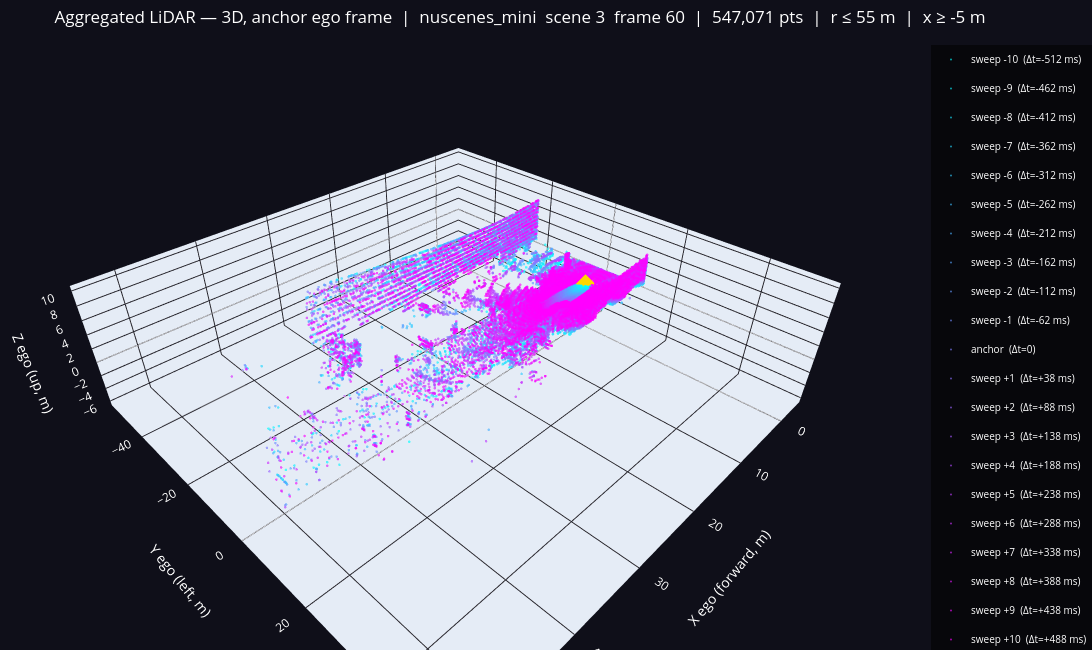

Source (notebook cell):
### Markdown cell above
## 5. Interactive 3D Plot (Plotly)

Same data as the BEV, but with the Z dimension (height) included.
Points are coloured by sweep index (past → future) and can be toggled in the legend.

### Code cell
# RGB strings for plotly, same palette as the BEV
def _rgba_to_rgb_str(c):
    r, g, b = int(c[0]*255), int(c[1]*255), int(c[2]*255)
    return f'rgb({r},{g},{b})'

SWEEP_COLORS_PL = [_rgba_to_rgb_str(SWEEP_COLORS[i]) for i in range(len(sweep_data))]

MAX_PTS_3D  = 60_000
_per_sw_3d  = max(1, MAX_PTS_3D // len(sweep_data))
RADIUS_3D   = 55.0   # metres — horizontal (XY) radius around ego
X_MIN_3D    = -5.0   # metres — drop points more than 5 m behind ego (X ego = forward)

traces = []

for i, s in enumerate(sweep_data):
    pts  = s['pts_ego_anc']
    r_xy = np.sqrt(pts[:, 0]**2 + pts[:, 1]**2)
    pts  = pts[(r_xy <= RADIUS_3D) & (pts[:, 0] >= X_MIN_3D)]

    color = SWEEP_COLORS_PL[i]
    step  = max(1, len(pts) // _per_sw_3d)
    pts_s = pts[::step]

    label = ('anchor  (Δt=0)' if s['rel_idx'] == 0
             else f'sweep {s["rel_idx"]:+d}  (Δt={s["dt_ms"]:+.0f} ms)')

    traces.append(go.Scatter3d(
        x=pts_s[:, 0], y=pts_s[:, 1], z=pts_s[:, 2],
        mode='markers',
        marker=dict(size=1.5, color=color, opacity=0.65),
        name=label,
        legendgroup=label,
    ))

# Ego marker
traces.append(go.Scatter3d(
    x=[0], y=[0], z=[0], mode='markers',
    marker=dict(size=7, color='gold', symbol='diamond'),
    name='ego',
))

fig3d = go.Figure(data=traces)
fig3d.update_layout(
    title=(f'Aggregated LiDAR — 3D, anchor ego frame  |  {DATASET}  '
           f'scene {SCENE_IDX}  frame {FRAME_IDX}  |  {total_pts:,} pts  '
           f'|  r ≤ {RADIUS_3D:.0f} m  |  x ≥ {X_MIN_3D:.0f} m'),
    scene=dict(
        xaxis_title='X ego (forward, m)',
        yaxis_title='Y ego (left, m)',
        zaxis_title='Z ego (up, m)',
        aspectmode='data',
        bgcolor='rgb(15,15,25)',
        xaxis=dict(gridcolor='rgba(255,255,255,0.08)', color='white',
                   range=[X_MIN_3D, RADIUS_3D]),
        yaxis=dict(gridcolor='rgba(255,255,255,0.08)', color='white',
                   range=[-RADIUS_3D, RADIUS_3D]),
        zaxis=dict(gridcolor='rgba(255,255,255,0.08)', color='white'),
    ),
    paper_bgcolor='rgb(15,15,25)',
    font=dict(color='white'),
    legend=dict(bgcolor='rgba(0,0,0,0.55)', font=dict(size=10)),
    width=1100, height=650, margin=dict(l=0, r=0, t=45, b=0),
)
fig3d.show()

### Figure 1 — Plotly figure (JSON) as saved in the notebook; plotly's stock layout.template omitted (floating-point values rounded to 4 significant figures; data arrays with more than 128 entries replaced by an {"elided": "..."} marker saying what was removed)
{"data": [{"legendgroup": "sweep -10  (Δt=-512 ms)", "marker": {"color": "rgb(0,255,255)", "opacity": 0.65, "size": 1.5}, "mode": "markers", "name": "sweep -10  (Δt=-512 ms)", "type": "scatter3d", "x": {"elided": "3047 float values"}, "y": {"elided": "3047 float values"}, "z": {"elided": "3047 float values"}}, {"legendgroup": "sweep -9  (Δt=-462 ms)", "marker": {"color": "rgb(12,242,255)", "opacity": 0.65, "size": 1.5}, "mode": "markers", "name": "sweep -9  (Δt=-462 ms)", "type": "scatter3d", "x": {"elided": "3181 float values"}, "y": {"elided": "3181 float values"}, "z": {"elided": "3181 float values"}}, {"legendgroup": "sweep -8  (Δt=-412 ms)", "marker": {"color": "rgb(25,229,255)", "opacity": 0.65, "size": 1.5}, "mode": "markers", "name": "sweep -8  (Δt=-412 ms)", "type": "scatter3d", "x": {"elided": "3283 float values"}, "y": {"elided": "3283 float values"}, "z": {"elided": "3283 float values"}}, {"legendgroup": "sweep -7  (Δt=-362 ms)", "marker": {"color": "rgb(38,216,255)", "opacity": 0.65, "size": 1.5}, "mode": "markers", "name": "sweep -7  (Δt=-362 ms)", "type": "scatter3d", "x": {"elided": "3369 float values"}, "y": {"elided": "3369 float values"}, "z": {"elided": "3369 float values"}}, {"legendgroup": "sweep -6  (Δt=-312 ms)", "marker": {"color": "rgb(51,204,255)", "opacity": 0.65, "size": 1.5}, "mode": "markers", "name": "sweep -6  (Δt=-312 ms)", "type": "scatter3d", "x": {"elided": "2903 float values"}, "y": {"elided": "2903 float values"}, "z": {"elided": "2903 float values"}}, {"legendgroup": "sweep -5  (Δt=-262 ms)", "marker": {"color": "rgb(63,191,255)", "opacity": 0.65, "size": 1.5}, "mode": "markers", "name": "sweep -5  (Δt=-262 ms)", "type": "scatter3d", "x": {"elided": "2966 float values"}, "y": {"elided": "2966 float values"}, "z": {"elided": "2966 float values"}}, {"legendgroup": "sweep -4  (Δt=-212 ms)", "marker": {"color": "rgb(76,178,255)", "opacity": 0.65, "size": 1.5}, "mode": "markers", "name": "sweep -4  (Δt=-212 ms)", "type": "scatter3d", "x": {"elided": "3035 float values"}, "y": {"elided": "3035 float values"}, "z": {"elided": "3035 float values"}}, {"legendgroup": "sweep -3  (Δt=-162 ms)", "marker": {"color": "rgb(89,165,255)", "opacity": 0.65, "size": 1.5}, "mode": "markers", "name": "sweep -3  (Δt=-162 ms)", "type": "scatter3d", "x": {"elided": "3108 float values"}, "y": {"elided": "3108 float values"}, "z": {"elided": "3108 float values"}}, {"legendgroup": "sweep -2  (Δt=-112 ms)", "marker": {"color": "rgb(102,153,255)", "opacity": 0.65, "size": 1.5}, "mode": "markers", "name": "sweep -2  (Δt=-112 ms)", "type": "scatter3d", "x": {"elided": "3174 float values"}, "y": {"elided": "3174 float values"}, "z": {"elided": "3174 float values"}}, {"legendgroup": "sweep -1  (Δt=-62 ms)", "marker": {"color": "rgb(114,140,255)", "opacity": 0.65, "size": 1.5}, "mode": "markers", "name": "sweep -1  (Δt=-62 ms)", "type": "scatter3d", "x": {"elided": "3233 float values"}, "y": {"elided": "3233 float values"}, "z": {"elided": "3233 float values"}}, {"legendgroup": "anchor  (Δt=0)", "marker": {"color": "rgb(127,127,255)", "opacity": 0.65, "size": 1.5}, "mode": "markers", "name": "anchor  (Δt=0)", "type": "scatter3d", "x": {"elided": "3307 float values"}, "y": {"elided": "3307 float values"}, "z": {"elided": "3307 float values"}}, {"legendgroup": "sweep +1  (Δt=+38 ms)", "marker": {"color": "rgb(140,114,255)", "opacity": 0.65, "size": 1.5}, "mode": "markers", "name": "sweep +1  (Δt=+38 ms)", "type": "scatter3d", "x": {"elided": "2894 float values"}, "y": {"elided": "2894 float values"}, "z": {"elided": "2894 float values"}}, {"legendgroup": "sweep +2  (Δt=+88 ms)", "marker": {"color": "rgb(153,101,255)", "opacity": 0.65, "size": 1.5}, "mode": "markers", "name": "sweep +2  (Δt=+88 ms)", "type": "scatter3d", "x": {"elided": "2936 float values"}, "y": {"elided": "2936 float values"}, "z": {"elided": "2936 float values"}}, {"legendgroup": "sweep +3  (Δt=+138 ms)", "marker": {"color": "rgb(165,89,255)", "opacity": 0.65, "size": 1.5}, "mode": "markers", "name": "sweep +3  (Δt=+138 ms)", "type": "scatter3d", "x": {"elided": "2995 float values"}, "y": {"elided": "2995 float values"}, "z": {"elided": "2995 float values"}}, {"legendgroup": "sweep +4  (Δt=+188 ms)", "marker": {"color": "rgb(178,76,255)", "opacity": 0.65, "size": 1.5}, "mode": "markers", "name": "sweep +4  (Δt=+188 ms)", "type": "scatter3d", "x": {"elided": "3033 float values"}, "y": {"elided": "3033 float values"}, "z": {"elided": "3033 float values"}}, {"legendgroup": "sweep +5  (Δt=+238 ms)", "marker": {"color": "rgb(191,63,255)", "opacity": 0.65, "size": 1.5}, "mode": "markers", "name": "sweep +5  (Δt=+238 ms)", "type": "scatter3d", "x": {"elided": "3076 float values"}, "y": {"elided": "3076 float values"}, "z": {"elided": "3076 float values"}}, {"legendgroup": "sweep +6  (Δt=+288 ms)", "marker": {"color": "rgb(204,50,255)", "opacity": 0.65, "size": 1.5}, "mode": "markers", "name": "sweep +6  (Δt=+288 ms)", "type": "scatter3d", "x": {"elided": "3101 float values"}, "y": {"elided": "3101 float values"}, "z": {"elided": "3101 float values"}}, {"legendgroup": "sweep +7  (Δt=+338 ms)", "marker": {"color": "rgb(216,38,255)", "opacity": 0.65, "size": 1.5}, "mode": "markers", "name": "sweep +7  (Δt=+338 ms)", "type": "scatter3d", "x": {"elided": "3133 float values"}, "y": {"elided": "3133 float values"}, "z": {"elided": "3133 float values"}}, {"legendgroup": "sweep +8  (Δt=+388 ms)", "marker": {"color": "rgb(229,25,255)", "opacity": 0.65, "size": 1.5}, "mode": "markers", "name": "sweep +8  (Δt=+388 ms)", "type": "scatter3d", "x": {"elided": "3159 float values"}, "y": {"elided": "3159 float values"}, "z": {"elided": "3159 float values"}}, {"legendgroup": "sweep +9  (Δt=+438 ms)", "marker": {"color": "rgb(242,12,255)", "opacity": 0.65, "size": 1.5}, "mode": "markers", "name": "sweep +9  (Δt=+438 ms)", "type": "scatter3d", "x": {"elided": "3192 float values"}, "y": {"elided": "3192 float values"}, "z": {"elided": "3192 float values"}}, {"legendgroup": "sweep +10  (Δt=+488 ms)", "marker": {"color": "rgb(255,0,255)", "opacity": 0.65, "size": 1.5}, "mode": "markers", "name": "sweep +10  (Δt=+488 ms)", "type": "scatter3d", "x": {"elided": "3207 float values"}, "y": {"elided": "3207 float values"}, "z": {"elided": "3207 float values"}}, {"marker": {"color": "gold", "size": 7, "symbol": "diamond"}, "mode": "markers", "name": "ego", "type": "scatter3d", "x": [0], "y": [0], "z": [0]}], "layout": {"font": {"color": "white"}, "height": 650, "legend": {"bgcolor": "rgba(0,0,0,0.55)", "font": {"size": 10}}, "margin": {"b": 0, "l": 0, "r": 0, "t": 45}, "paper_bgcolor": "rgb(15,15,25)", "scene": {"aspectmode": "data", "bgcolor": "rgb(15,15,25)", "xaxis": {"color": "white", "gridcolor": "rgba(255,255,255,0.08)", "range": [-5, 55], "title": {"text": "X ego (forward, m)"}}, "yaxis": {"color": "white", "gridcolor": "rgba(255,255,255,0.08)", "range": [-55, 55], "title": {"text": "Y ego (left, m)"}}, "zaxis": {"color": "white", "gridcolor": "rgba(255,255,255,0.08)", "title": {"text": "Z ego (up, m)"}}}, "title": {"text": "Aggregated LiDAR — 3D, anchor ego frame  |  nuscenes_mini  scene 3  frame 60  |  547,071 pts  |  r ≤ 55 m  |  x ≥ -5 m"}, "width": 1100}}
